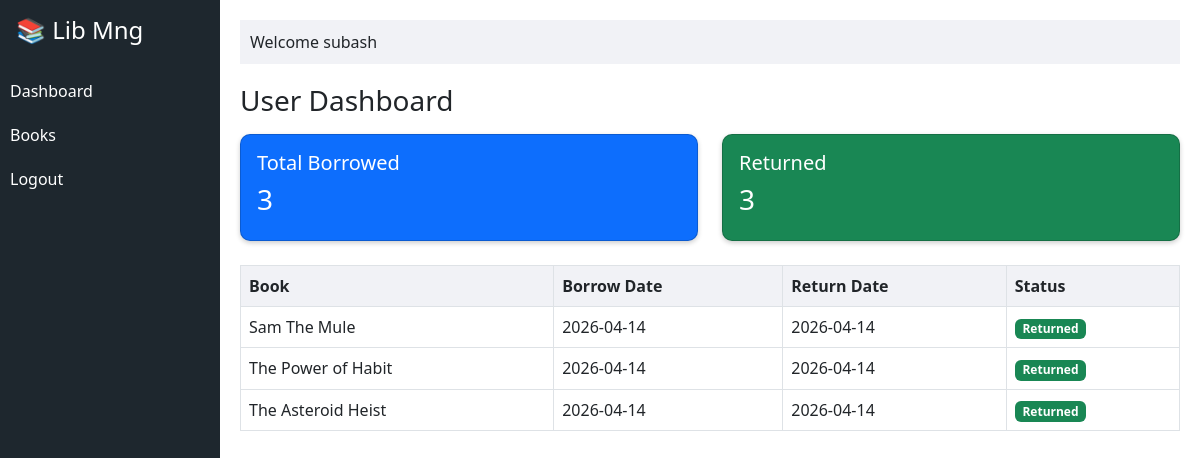
Screenshot of /user_dashboard (signed in) with the database file from the repository.
### tables this page shows
CREATE TABLE borrow(
id INTEGER PRIMARY KEY AUTOINCREMENT,
user_id INTEGER,
book_id INTEGER,
borrow_date TEXT,
return_date TEXT,
status TEXT
);

CREATE TABLE books(
id INTEGER PRIMARY KEY AUTOINCREMENT,
title TEXT,
author TEXT,
category TEXT,
file TEXT
, quantity INTEGER DEFAULT 1);

### app.py (the view)
@app.route("/user_dashboard")
def user_dashboard():
    if "user" not in session:
        return redirect("/login")
    con = db()
    data = con.execute("""
        SELECT books.title, borrow.borrow_date,
               borrow.return_date, borrow.status
        FROM borrow
        JOIN books ON books.id = borrow.book_id
        WHERE borrow.user_id=?
    """, (session["id"],)).fetchall()
    return render_template("user_dashboard.html", data=data)

### app.py (called while the page is built)
def db():
    con = sqlite3.connect("database.db")
    con.row_factory = sqlite3.Row
    return con

### templates/user_dashboard.html
{% extends "base.html" %}
{% block content %}
<h3>User Dashboard</h3>
<div class="row mt-3">
<div class="col-md-6">
<div class="card bg-primary text-white p-3">
<h5>Total Borrowed</h5>
<h3>{{ data|length }}</h3>
</div>
</div>
<div class="col-md-6">
<div class="card bg-success text-white p-3">
<h5>Returned</h5>
<h3>
{{ data | selectattr("status","equalto","returned") | list | length }}
</h3>
</div>
</div>
</div>
<table class="table table-bordered mt-4">
<tr>
<th>Book</th>
<th>Borrow Date</th>
<th>Return Date</th>
<th>Status</th>
</tr>
{% for b in data %}
<tr>
<td>{{b.title}}</td>
<td>{{b.borrow_date}}</td>
<td>{{b.return_date}}</td>
<td>
{% if b.status == "borrowed" %}
<span class="badge bg-warning">Borrowed</span>
{% else %}
<span class="badge bg-success">Returned</span>
{% endif %}
</td>
</tr>
{% endfor %}
</table>
{% endblock %}

### templates/base.html (shortened to what this page needs)
<!DOCTYPE html>
<html>
<head>
<link href="https://cdn.jsdelivr.net/npm/bootstrap@5.3.0/dist/css/bootstrap.min.css" rel="stylesheet">
</head>
<body>
<div class="sidebar">
<h4 class="p-3">📚 Lib Mng</h4>
{% if session.role == 'admin' %}
<a href="/">Dashboard</a>
{% else %}
<a href="/user_dashboard">Dashboard</a>
{% endif %}
<a href="/books">Books</a>
<a href="/logout">Logout</a>
</div>
<div class="main">
<div class="topbar">Welcome {{session.user}}</div>
{% block content %}{% endblock %}
</div>
</body>
</html>

### templates/base.html (style rules this page uses)
.card { border-radius: 10px; box-shadow: 0 2px 5px rgba(0,0,0,0.2); }
.table th { background: #f1f2f6; }
.sidebar { width:220px;height:100vh;background:#1e272e;color:white;position:fixed; }
.sidebar a { display:block;color:white;padding:10px;text-decoration:none; }
.main { margin-left:220px;padding:20px; }
.topbar { background:#f1f2f6;padding:10px;margin-bottom:20px; }

### rows the page displays
borrow: title "Sam The Mule", borrow_date "2026-04-14", return_date "2026-04-14", status "Returned"
borrow: title "The Power of Habit", borrow_date "2026-04-14", return_date "2026-04-14", status "Returned"
borrow: title "The Asteroid Heist", borrow_date "2026-04-14", return_date "2026-04-14", status "Returned"

### other values shown
{{ session.user }} "subash"
{{ data|length }} "3"
{{ data | selectattr("status","equalto","returned") | list | length }} "3"
